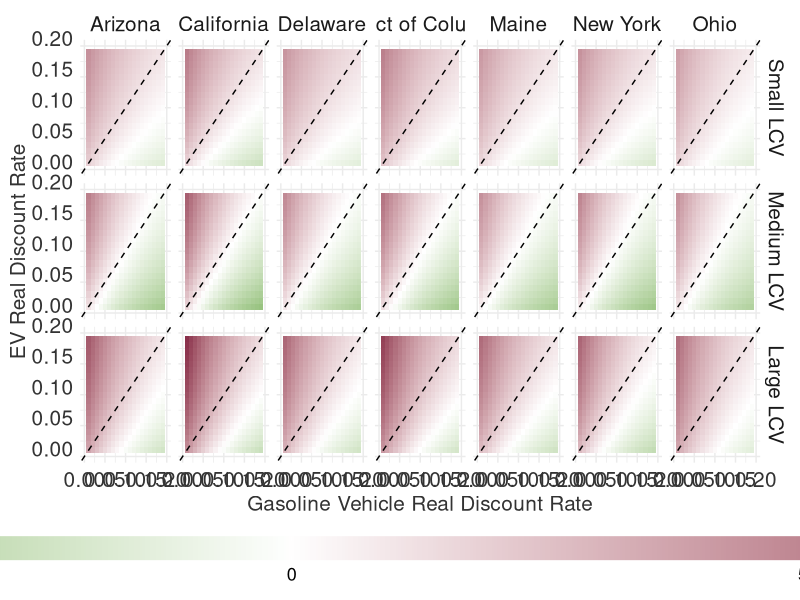
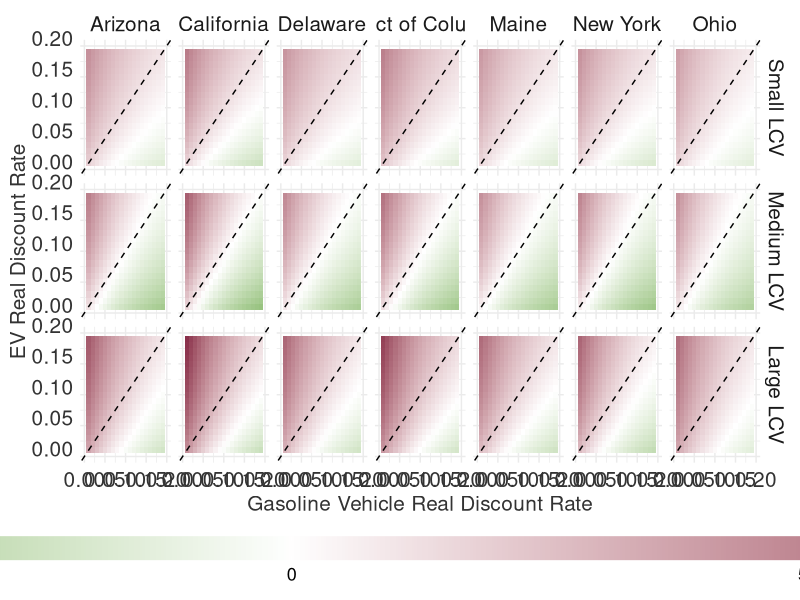

Here is the R script that generated these plots, in order:
# This script performs a sensitivity analysis on changing the real discount rate in TCO calculation 
# between electric vehicles (EV) and gasoline vehicles across different states 
# and vehicle types. The analysis visualizes the TCO differences using a 
# heatmap for each state and vehicle type combination.

# Load necessary libraries
library(readxl)
library(dplyr)
library(ggplot2)
library(tidyr)
library(purrr)
library(scales)

# Read the Excel file containing real discount rate data
data3 <- read_excel("sensitive_analysis_data/real_discount.xlsx")

# Function to calculate differences for a given state and vehicle type
calc_differences <- function(state, vehicle_type, data) {
  # Filter EV and Gasoline data for the given state and vehicle type
  ev_data <- data %>%
    filter(State_Name == state, Vehicle_Type == vehicle_type, Fuel == "EV") %>%
    select(matches('^(0|\\d+)(\\.\\d+)?$')) %>%
    unlist() %>%
    as.numeric()
  
  gasoline_data <- data %>%
    filter(State_Name == state, Vehicle_Type == vehicle_type, Fuel == "Gasoline") %>%
    select(matches('^(0|\\d+)(\\.\\d+)?$')) %>%
    unlist() %>%
    as.numeric()
  
  # Initialize a matrix to store the differences
  difference_matrix <- matrix(nrow = length(ev_data), ncol = length(gasoline_data))
  
  # Calculate the pairwise differences
  for (i in 1:length(ev_data)) {
    for (j in 1:length(gasoline_data)) {
      difference_matrix[i, j] <- gasoline_data[j] - ev_data[i]
    }
  }
  
  # Convert the matrix to a long format for ggplot
  difference_data <- as.data.frame(difference_matrix)
  names(difference_data) <- seq(0, by = 0.01, length.out = ncol(difference_data))
  difference_data$EV_Mileage <- seq(0, by = 0.01, length.out = nrow(difference_data))
  long_data <- tidyr::pivot_longer(difference_data, cols = -EV_Mileage, names_to = "Gasoline_Mileage", values_to = "Difference")
  
  long_data <- long_data %>% mutate(state = state, vehicle_type = vehicle_type)
  return(long_data)
}

# Create a combination of states and vehicle types and calculate differences
out <- tidyr::expand_grid(
  states = c("Delaware", "Maine", "Ohio", "Arizona", "California", "New York", "District of Columbia"),
  vehicle_types = c("Small LCV", "Medium LCV", "Large LCV")
) %>%
  mutate(id = 1:n()) %>%
  split(.$id) %>%
  purrr::map_dfr(~calc_differences(state = .$states, vehicle_type = .$vehicle_types, data = data3), .id = "id")

# Set the factor levels for vehicle types
out$vehicle_type <- factor(out$vehicle_type,
                           levels = c("Small LCV",
                                      "Medium LCV",
                                      "Large LCV"))

# Set options to avoid scientific notation
options(scipen = 10000)

# Generate the heatmap visualization
ggplot() +
  geom_tile(data = out, aes(x = as.numeric(Gasoline_Mileage), y = as.numeric(EV_Mileage), fill = Difference)) +
  scale_fill_gradient2(low = "#399213", high = "#7B143A", mid = "white", midpoint = 0) +
  geom_abline(slope = 1, intercept = 0, color = "black", linetype = "dashed") + # Add this line for the diagonal
  theme_minimal() +
  labs(x = "Gasoline Vehicle Real Discount Rate",
       y = "EV Real Discount Rate",
       fill = "Difference") +
  facet_grid(cols = vars(state), rows = vars(vehicle_type)) +
  theme(legend.position = "bottom") +
  guides(fill = guide_colourbar(
    theme = theme(
      legend.key.width = unit(dev.size()[1] * 2, "inches")
    ))
  ) +
  theme(strip.text = element_text(size = 15)) +
  theme(axis.text.x = element_text(color = "grey20", size = 15, angle = 0, hjust = .5, vjust = .5, face = "plain"),
        axis.text.y = element_text(color = "grey20", size = 15, angle = 0, hjust = 1, vjust = 0, face = "plain"),  
        axis.title.y = element_text(color = "grey20", size = 15, angle = 90, hjust = .5, vjust = .5, face = "plain"),
        axis.title.x = element_text(color = "grey20", size = 15, angle = 0, hjust = .5, vjust = .5, face = "plain")) +
  theme(legend.text = element_text(size = 13)) +
  theme(legend.title = element_text(size = 15)) +
  scale_x_continuous(limits = c(0, 0.2), labels = number_format(accuracy = 0.01)) +
  scale_y_continuous(limits = c(0, 0.2), labels = number_format(accuracy = 0.01))

# Save the plot
ggsave("discount.png", width = 16, height = 9, dpi = 800)
